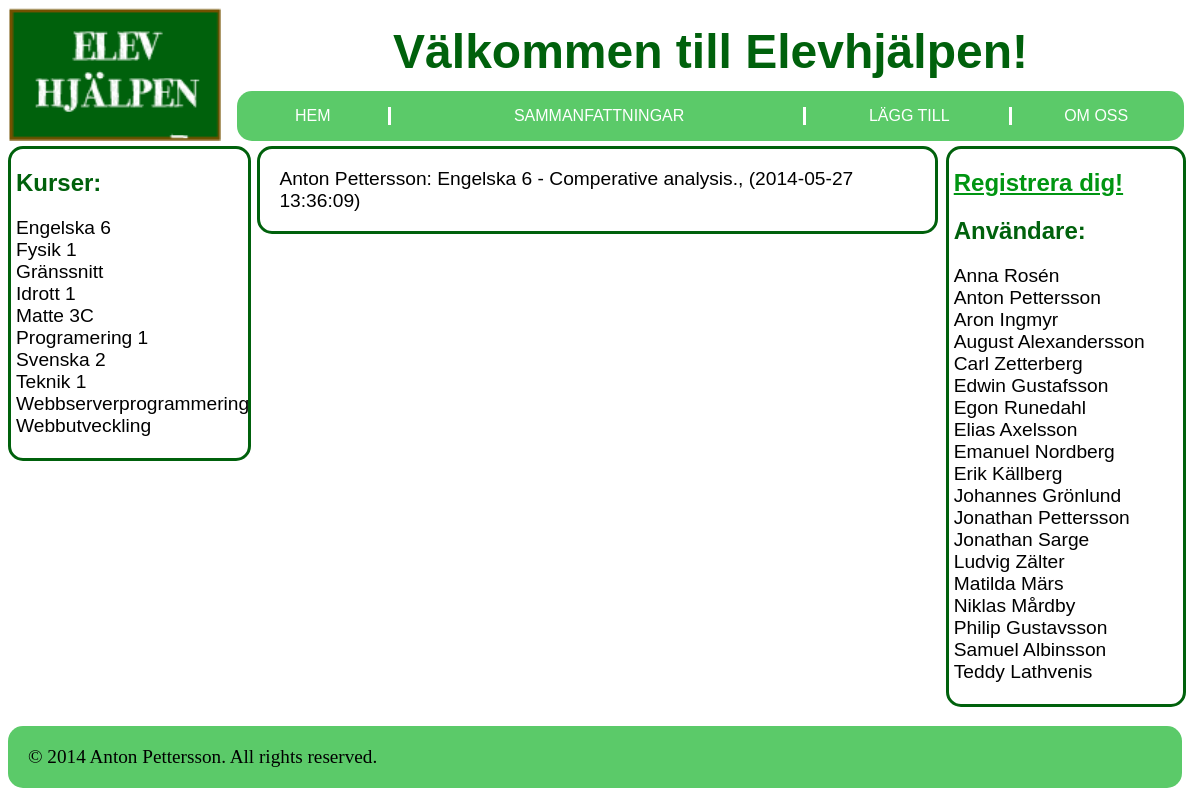
The page /summaries.php?subject_id=1 on the database its author committed.
### tables this page shows
CREATE TABLE IF NOT EXISTS `subjects` (
  `id` int(11) NOT NULL AUTO_INCREMENT,
  `name` varchar(32) NOT NULL,
  PRIMARY KEY (`id`)
);

CREATE TABLE IF NOT EXISTS `summaries` (
  `id` int(11) NOT NULL AUTO_INCREMENT,
  `title` varchar(32) NOT NULL,
  `date` datetime NOT NULL,
  `content` text NOT NULL,
  `subject_id` int(11) NOT NULL,
  `user_id` int(11) NOT NULL,
  PRIMARY KEY (`id`),
  KEY `subject_id` (`subject_id`),
  KEY `user_id` (`user_id`)
);

CREATE TABLE IF NOT EXISTS `users` (
  `id` int(11) NOT NULL AUTO_INCREMENT,
  `fname` varchar(32) NOT NULL,
  `lname` varchar(32) NOT NULL,
  PRIMARY KEY (`id`)
);

### htdocs/summaries.php (the view, shortened to what this page needs)
<!DOCTYPE html>
<html>
	<head>
		<link rel="stylesheet" type="text/css" href="style.css" />
	</head>
<body>
	<header>
		<a href="index.php"><img src="logo.png" id="logotype"></a>
		<div id="headerContent">
			<h1 id="headline">Välkommen till Elevhjälpen!</h1>
			<nav id="menu">
				<ul>
					<li class="menuButton" id="homeButton"><a href="index.php" method="post">HEM</a></li>
					<li class="menuButton" id="summariesButton"><a href="summaries.php" method="post">SAMMANFATTNINGAR</a></li>
					<li class="menuButton" id="addButton"><a href="add_summaries.php" method="post">LÄGG TILL</a></li>
					<li class="menuButton" id="aboutButton"><a href="about.php" method="post">OM OSS</a></li>
				</ul>
			</nav>
		</div>
	</header>
<div id="layout">
	<div id="coursesCell">
		<nav id="courses">
			<h1 id="coursesTitle">Kurser:</h1>
			<ul>
				<?php
				$host     = "localhost";
				$dbname   = "slutprojekt";
				$username = "slutprojekt";
				$password = "mkq5ik";
				$dsn 	= "mysql:host=$host;dbname=$dbname;charset=utf8mb4";
				$attr 	= array(PDO::ATTR_DEFAULT_FETCH_MODE => PDO::FETCH_ASSOC);
				$pdo  	= new PDO($dsn, $username, $password, $attr);
				foreach($pdo->query("SELECT * FROM subjects ORDER BY name") as $row)
				{
					echo "<li><a href=\"summaries.php?subject_id={$row['id']}\" class=\"courseLink\">{$row['name']}</a></li>";
				}
				?>
			</ul>
		</nav>
	</div>
	<div id="contentCell">
		<section id="content">
			<?php
				if(isset($_GET['subject_id']))
				{
					$subject_id = filter_input(INPUT_GET, "subject_id", FILTER_VALIDATE_INT);
				}
				else
				{
					$subject_id = 0;
				}
				if(isset($_GET['user_id']))
				{
					$user_id = filter_input(INPUT_GET, "user_id", FILTER_VALIDATE_INT);
				}
				else
				{
					$user_id = 0;
				}
				if(isset($_GET['summary_id']))
				{
					$summary_id = filter_input(INPUT_GET, "summary_id", FILTER_VALIDATE_INT);
				}
				else
				{
					$summary_id = 0;
				}
				if($summary_id != 0)
				{
					$summary_statement = $pdo->prepare("SELECT summaries.*, users.fname, users.lname, subjects.name FROM summaries INNER JOIN users ON summaries.user_id=users.id INNER JOIN subjects ON summaries.subject_id=subjects.id WHERE summaries.id=:summary_id ORDER BY date DESC");
					$summary_statement->bindParam(":summary_id", $summary_id);
					if($summary_statement->execute())
					{
						if($row = $summary_statement->fetch())
						{
							echo "<div id=\"summary_page\">
									<h2 id=\"summaryContentTitle\">{$row['title']}</h2>
									<div id=\"summaryInfo\">
										<p id=\"timeInfo\">{$row['date']}</p>
										<p>Kurs: <a href=\"summaries.php?subject_id={$row['subject_id']}\">{$row['name']}</a></p>
										<p>Av: <a href=\"summaries.php?user_id={$row['user_id']}\">{$row['fname']} {$row['lname']}</a></p>
									</div>
									<p id=\"summary_content\">{$row['content']}</p>
								</div>";
							echo "<div id=\"commentsCell\">";
							$comment_statement = $pdo->prepare("SELECT comments.*, users.fname, users.lname FROM comments INNER JOIN users ON comments.user_id=users.id WHERE summary_id=:summary_id ORDER BY date");
							$comment_statement->bindParam(":summary_id", $summary_id);
							if($comment_statement->execute())
							{
								while($comment = $comment_statement->fetch())
								{
									echo "<div class=\"comment\"><p class=\"commentInfo\"><a href=\"summaries.php?user_id={$comment['user_id']}\">{$comment['fname']} {$comment['lname']}</a> ({$comment['date']}):</p> <p class=\"commentContent\">{$comment['content']}</p></div>";
								}
							}
							else
							{
								print_r($comment_statement->errorInfo());
							}
							if(!empty($_POST))
							{
								if ($_POST['user_id'] != "" && $_POST['content'] != "")
								{
									$summary_id = filter_input(INPUT_POST, 'summary_id');
									$user_id = filter_input(INPUT_POST, 'user_id');
									$content = filter_input(INPUT_POST, 'content');
									$statement = $pdo->prepare("INSERT INTO comments (summary_id, user_id, date, content) VALUES (:summary_id, :user_id, NOW(), :content)");
									$statement->bindParam(":summary_id", $summary_id);
									$statement->bindParam(":user_id", $user_id);
									$statement->bindParam(":content", $content);
									if(!$statement->execute())
									{
										print_r($statement->errorInfo());
									}
								}
							}
								echo "<form id=\"commentForm\" action=\"summaries.php?summary_id={$row['id']}\" method=\"POST\">";
								echo "<input type=\"hidden\" name=\"summary_id\" value=\"{$row['id']}\" />";
							?>
										<p>
											<label for="user_id"></label>
											<select name="user_id">
												<option selected disabled>Välj användare:</option>
												<?php
													foreach ($pdo->query("SELECT * FROM users ORDER BY fname") as $row) {
														echo "<option value=\"{$row['id']}\">{$row['fname']} {$row['lname']}</option>";
													}
												?>
											</select>
										</p>
										<p>
											<label for="content"></label>
											<input type="text" name="content" />
											<input type="submit" value="Kommentera" />
										</p>
									</form>
								</div>
							<?php
						}
					}
					else
					{
						print_r($summary_statement->errorInfo());
					}
				}
				else
				{
					echo "<ul id=\"summaries\">";
					if($subject_id != 0){
						$list_filter = "SELECT summaries.*, users.fname, users.lname, subjects.name FROM summaries INNER JOIN users ON summaries.user_id=users.id INNER JOIN subjects ON summaries.subject_id=subjects.id WHERE summaries.subject_id = $subject_id ORDER BY date DESC";
					}
					elseif($user_id != 0)
					{
						$list_filter = "SELECT summaries.*, users.fname, users.lname, subjects.name FROM summaries INNER JOIN users ON summaries.user_id=users.id INNER JOIN subjects ON summaries.subject_id=subjects.id WHERE summaries.user_id = $user_id ORDER BY date DESC";
					}
					else
					{
						$list_filter = "SELECT summaries.*, users.fname, users.lname, subjects.name FROM summaries INNER JOIN users ON summaries.user_id=users.id INNER JOIN subjects ON summaries.subject_id=subjects.id ORDER BY date DESC";
					}
					foreach($pdo->query($list_filter) as $row)
					{
						echo "<li class=\"summary\"><a href=\"summaries.php?summary_id={$row['id']}\">{$row['fname']} {$row['lname']}: {$row['name']} - {$row['title']}, ({$row['date']})</a></li>";
					}
					echo "</ul>";
				}
			?>
		</section>
	</div>
	<div id="usersCell">
		<section id="users">
			<h1><a href="add_users.php" id="registerLink">Registrera dig!</a></h1>
			<h2 id="usersTitle">Användare:</h2>
			<ul>
				<?php
				foreach($pdo->query("SELECT * FROM users ORDER BY fname") as $row)
				{
					echo "<li><a href=\"summaries.php?user_id={$row['id']}\" class=\"userLink\">{$row['fname']} {$row['lname']}</a></li>";
				}
				?>
			</ul>
		</section>
	</div>
</div>
	<footer id="bodyFooter">
		<p id="copyright">
			&copy; 2014 Anton Pettersson. All rights reserved.
		</p>
	</footer>
</body>
</html>

### htdocs/style.css (style rules this page uses)
@media screen and (min-width: 1024px) { #logotype { display: inline-block; margin-right: 1%; } }
@media screen and (min-width: 1024px) { #headerContent { width: 80%; } }
@media screen and (min-width: 1024px) { #homeButton { width: 16%; } }
@media screen and (min-width: 1024px) { #summariesButton { width: 43%; } }
@media screen and (min-width: 1024px) { #addButton { width: 21%; } }
@media screen and (min-width: 1024px) { #aboutButton { width: 17%; } }
@media screen and (min-width: 1024px) { #layout { display: table; width: 99%; padding-top: 5px; } }
@media screen and (min-width: 1024px) { #coursesCell, #contentCell, #usersCell { display: table-cell; vertical-align: top; } }
@media screen and (min-width: 1024px) { #coursesCell { width: 15%; padding: 0; } }
@media screen and (min-width: 1024px) { #courses { width: 95%; } }
@media screen and (min-width: 1024px) { #content { width: 98%; } }
@media screen and (min-width: 1024px) { #usersCell { width: 20%; text-align: right; } }
#logotype { width: 18%; vertical-align: bottom; }
#headerContent { display: inline-block; margin: 0; padding: 0; }
#headline { color: #00610c; font-family: MV Boli, arial; margin: 12px; font-size: 3em; text-align: center; }
#menu { background: #5bca69; width: 100%; border-radius: 15px; }
#menu, .menuButton { display: inline-block; }
#menu > ul { padding: 0; }
.menuButton { font-family: arial; border-right: solid #fff 0.2em; margin: 0; padding: 0; height: 100%; text-align: center; }
.menuButton:last-child { border: none; }
.menuButton > a { text-decoration: none; color: #fff; }
#courses { border: solid #00610c 3px; border-radius: 15px; }
#coursesTitle, #usersTitle, #aboutTitle { color: #00610c; font-family: Elephant, arial; padding-left: 5px; padding-right: 5px; }
#courses > ul, #users > ul { list-style-type: none; padding: 5px; padding-top: 0; }
.courseLink, .userLink { text-decoration: none; font-family: arial; color: #000; font-size: 1.2em; }
#courses, #content, #users { display: inline-block; }
#content { border: solid #00610c 3px; border-radius: 15px; }
#content > ul { margin-right: 0; }
#summaries, #addSummary, #addUser, .response, #summary_page, #commentsCell, #about { padding-left: 1em; }
#summaries, #commentsCell, #about { font-family: arial; font-size: 1.2em; list-style-type: none; }
.summary, #summaryPage { margin-bottom: 0.5em; }
.summary > a { color: #000; text-decoration: none; }
#users { border: solid #00610c 3px; border-radius: 15px; margin-right: 1%; width: 100%; text-align: left; }
#registerLink { text-decoration: underline; color: #009512; font-family: Eras Medium ITC, arial; padding: 5px; }
#bodyFooter { background: #5bca69; border-radius: 15px; margin-right: 10px; }
#copyright { padding: 20px; font-size: 1.2em; }

### rows shown on the page
subjects: name "Engelska 6"
subjects: name "Fysik 1"
subjects: name "Gränssnitt"
subjects: name "Idrott 1"
subjects: name "Matte 3C"
subjects: name "Programering 1"
subjects: name "Svenska 2"
subjects: name "Teknik 1"
subjects: name "Webbserverprogrammering"
subjects: name "Webbutveckling"
summaries: user.fname "Anton", user.lname "Pettersson", subject.name "Engelska 6", title "Comperative analysis.", date "2014-05-27 13:36:09"
users: fname "Anna", lname "Rosén"
users: fname "Anton", lname "Pettersson"
users: fname "Aron", lname "Ingmyr"
users: fname "August", lname "Alexandersson"
users: fname "Carl", lname "Zetterberg"
users: fname "Edwin", lname "Gustafsson"
users: fname "Egon", lname "Runedahl"
users: fname "Elias", lname "Axelsson"
users: fname "Emanuel", lname "Nordberg"
users: fname "Erik", lname "Källberg"
users: fname "Johannes", lname "Grönlund"
users: fname "Jonathan", lname "Pettersson"
users: fname "Jonathan", lname "Sarge"
users: fname "Ludvig", lname "Zälter"
users: fname "Matilda", lname "Märs"
users: fname "Niklas", lname "Mårdby"
users: fname "Philip", lname "Gustavsson"
users: fname "Samuel", lname "Albinsson"
users: fname "Teddy", lname "Lathvenis"
